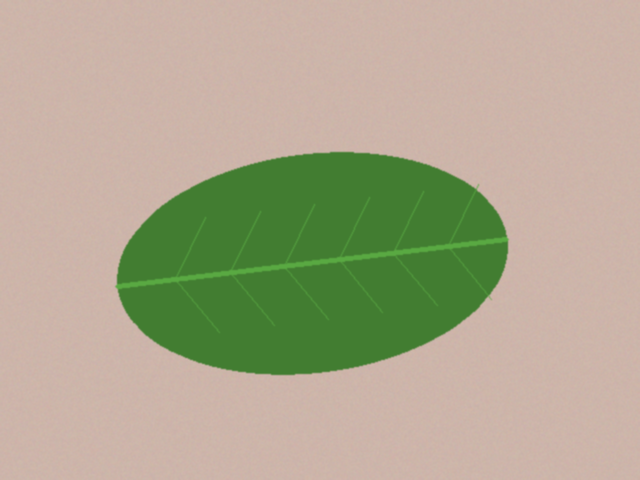
#> input picture data/sintetis/bersih/teh_001.png, 640 x 480 px
$ python -i 'praproses_acuan (1).py'   (imports and definitions only)
#> lines starting #> are read from the running program, lines starting #| are printed output that depends on the picture
"""praproses.py: rangkaian praproses SIMUTEH (dipakai ulang mulai P5)."""
import json
import cv2
import numpy as np

PARAM_BAWAAN = {
    "lebar": 640,            # sampling: lebar citra kerja (piksel)
    "gamma": "auto",         # angka tetap, atau "auto" (dipilih dari statistik kanal V)
    "clahe_clip": 1.0,       # 0 berarti CLAHE tidak dipakai
    "clahe_tile": 4,
    "clahe_otomatis": True,  # True: CLAHE hanya bila cahaya terdeteksi tidak merata
    "batas_tidak_rata": 0.65,
    "penapis": "median",     # "none", "rerata", "gaussian", "median"
    "kernel": 3,
    "sigma": 1.0,
    "tajam_k": 0.0,          # 0 berarti tanpa penajaman
}


def gamma_otomatis(img_bgr):
    """Memilih gamma dari statistik kanal V (aturan hasil analisis Bagian 3):
    terang (rerata V > 210) -> 1.6; kontras rendah (simp. baku V < 20) -> 1.0;
    gelap (persentil 95 V < 200) -> 0.6; selain itu -> 1.0."""
    v = cv2.cvtColor(img_bgr, cv2.COLOR_BGR2HSV)[:, :, 2]
    if v.mean() > 210:
        return 1.6
    if v.std() < 20:
        return 1.0
    if np.percentile(v, 95) < 200:
        return 0.6
    return 1.0


def indeks_tidak_rata(img_bgr):
    """Perkiraan ketidakrataan cahaya: citra dibagi 4 x 4 blok, kecerahan tiap blok
    diwakili persentil 90 kanal V (umumnya latar nampan), lalu dihitung
    (maks - min) / rerata. Nilai besar berarti ada bagian yang jauh lebih teduh."""
    v = cv2.cvtColor(img_bgr, cv2.COLOR_BGR2HSV)[:, :, 2].astype(float)
    h, w = v.shape
    blok = [np.percentile(v[i*h//4:(i+1)*h//4, j*w//4:(j+1)*w//4], 90)
            for i in range(4) for j in range(4)]
    return (max(blok) - min(blok)) / np.mean(blok)


def praproses(img_bgr, p=None):
    """Urutan: ubah ukuran -> gamma -> CLAHE kanal V -> redam derau -> tajamkan."""
    p = {**PARAM_BAWAAN, **(p or {})}
    # 1. ubah ukuran, rasio aspek tetap
    h, w = img_bgr.shape[:2]
    img = cv2.resize(img_bgr, (p["lebar"], int(round(h * p["lebar"] / w))),
                     interpolation=cv2.INTER_AREA)
    # 2. koreksi gamma dengan lookup table
    g = gamma_otomatis(img) if p["gamma"] == "auto" else float(p["gamma"])
    if g != 1.0:
        lut = np.array([255 * (i / 255) ** g for i in range(256)])
        img = cv2.LUT(img, lut.clip(0, 255).astype(np.uint8))
    # 3. CLAHE hanya pada kanal V agar warna tidak bergeser
    pakai_clahe = p["clahe_clip"] > 0
    if pakai_clahe and p["clahe_otomatis"]:
        pakai_clahe = indeks_tidak_rata(img) > p["batas_tidak_rata"]
    if pakai_clahe:
        hsv = cv2.cvtColor(img, cv2.COLOR_BGR2HSV)
        clahe = cv2.createCLAHE(clipLimit=p["clahe_clip"],
                                tileGridSize=(p["clahe_tile"], p["clahe_tile"]))
        hsv[:, :, 2] = clahe.apply(hsv[:, :, 2])
        img = cv2.cvtColor(hsv, cv2.COLOR_HSV2BGR)
    # 4. redam derau
    k = p["kernel"]
    if p["penapis"] == "rerata":
        img = cv2.blur(img, (k, k))
    elif p["penapis"] == "gaussian":
        img = cv2.GaussianBlur(img, (k, k), p["sigma"])
    elif p["penapis"] == "median":
        img = cv2.medianBlur(img, k)
    # 5. tajamkan (unsharp masking) bila diminta
    if p["tajam_k"] > 0:
        blur = cv2.GaussianBlur(img, (5, 5), 1.0)
        img = cv2.addWeighted(img, 1 + p["tajam_k"], blur, -p["tajam_k"], 0)
    return img


def simpan_param(p, path="../hasil/param_praproses.json"):
    with open(path, "w") as f:
        json.dump({**PARAM_BAWAAN, **p}, f, indent=2)

>>> import cv2
>>> picture = cv2.imread('../data/sintetis/bersih/teh_001.png')
#> picture is the input picture: shape (480, 640, 3); mean B, G, R 143.2, 168.7, 174.3
>>> result = praproses(picture)
#> in gamma_otomatis, `v = cv2.cvtColor(img_bgr, cv2.COLOR_BGR2HSV)[:, :, 2]`:
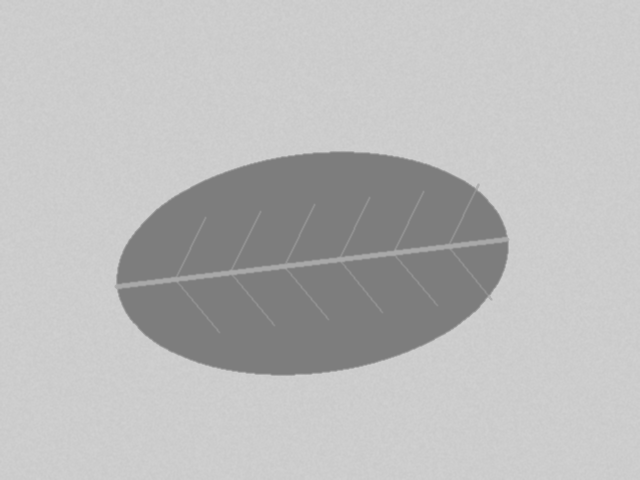
#> v: shape (480, 640); min 125, max 209, mean 187.3
#> in praproses, `g = gamma_otomatis(img) if p["gamma"] == "auto" else float(p["gamma"])`: g = 1
#> in indeks_tidak_rata, `blok = [np.percentile(v[i*h//4:(i+1)*h//4, j*w//4:(j+1)*w//4], 90) for..`: blok = [206, 206, 206, 206, 206, 205, 205, 206, 206, 133, 202, 206, 206, 206, 206, 206]
#> in praproses, `pakai_clahe = indeks_tidak_rata(img) > p["batas_tidak_rata"]`: pakai_clahe = False

$ run again, on data/sintetis/bersih/teh_002.png
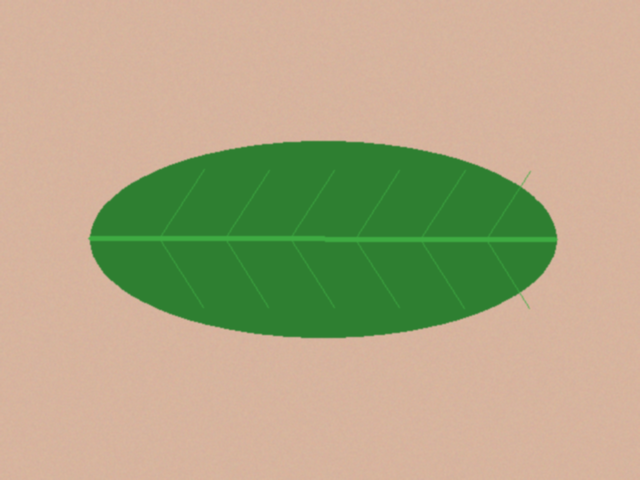
#> input picture data/sintetis/bersih/teh_002.png, 640 x 480 px
#> picture is the input picture: shape (480, 640, 3); mean B, G, R 132.2, 167.6, 175
#> in gamma_otomatis, `v = cv2.cvtColor(img_bgr, cv2.COLOR_BGR2HSV)[:, :, 2]`:
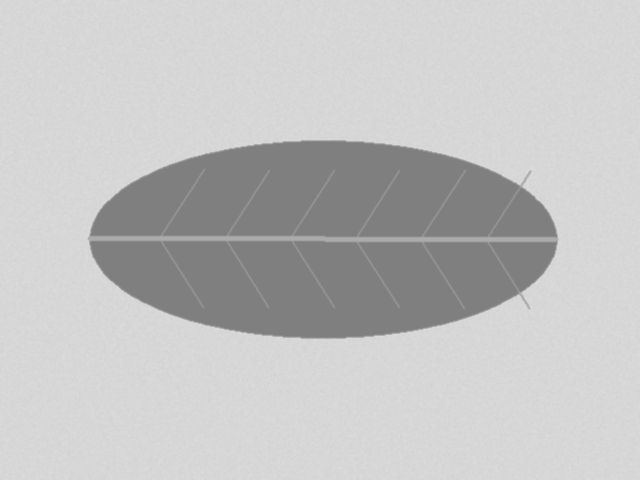
#> v: shape (480, 640); min 127, max 220, mean 194.3
#> g = 1
#> blok = [216, 216, 216, 216, 216, 215, 215, 216, 216, 215, 215, 216, 216, 216, 216, 216]
#> pakai_clahe = False

$ run again, on data/sintetis/bersih/teh_003.png
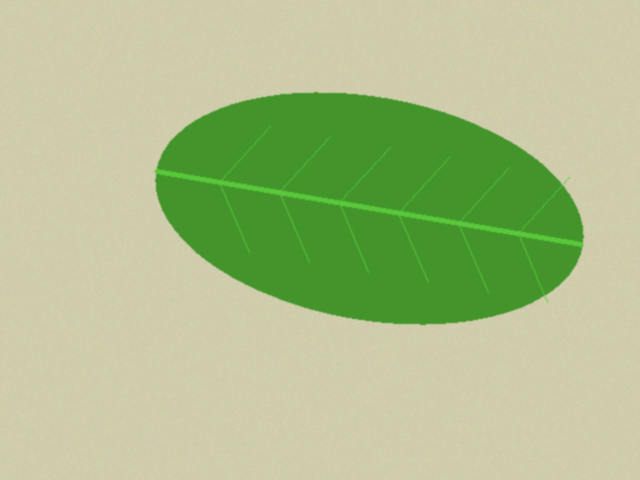
#> input picture data/sintetis/bersih/teh_003.png, 640 x 480 px
#> picture is the input picture: shape (480, 640, 3); mean B, G, R 139.9, 191, 172.8
#> in gamma_otomatis, `v = cv2.cvtColor(img_bgr, cv2.COLOR_BGR2HSV)[:, :, 2]`:
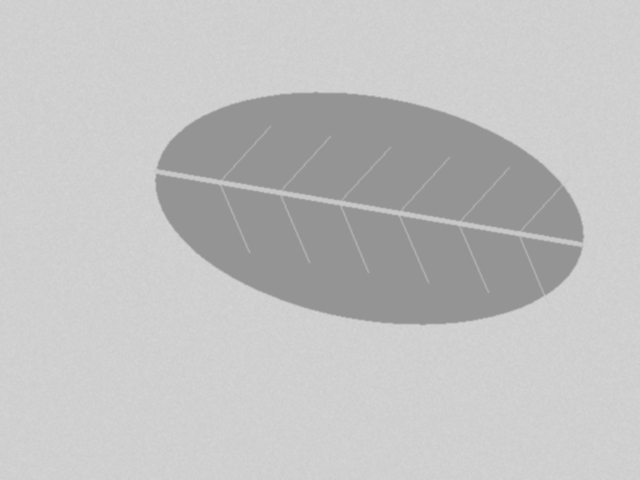
#> v: shape (480, 640); min 148, max 212, mean 193.3
#> g = 1
#> blok = [209, 209, 209, 209, 209, 167.1, 151, 209, 209, 209, 208, 209, 209, 209, 209, 209]
#> pakai_clahe = False

$ run again, on data/sintetis/bersih/teh_004.png
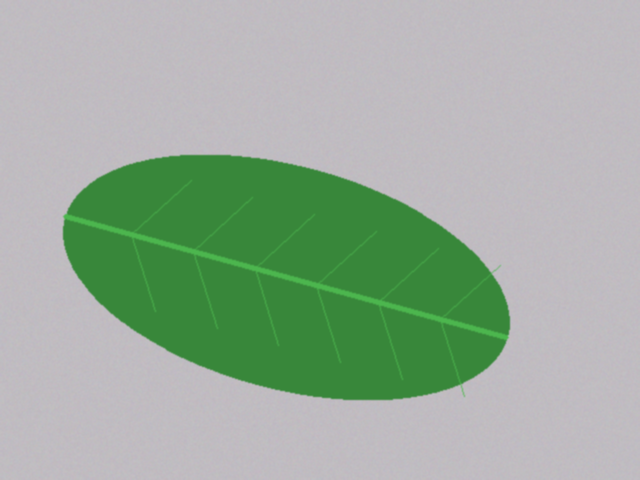
#> input picture data/sintetis/bersih/teh_004.png, 640 x 480 px
#> picture is the input picture: shape (480, 640, 3); mean B, G, R 157.5, 174.3, 156.3
#> in gamma_otomatis, `v = cv2.cvtColor(img_bgr, cv2.COLOR_BGR2HSV)[:, :, 2]`:
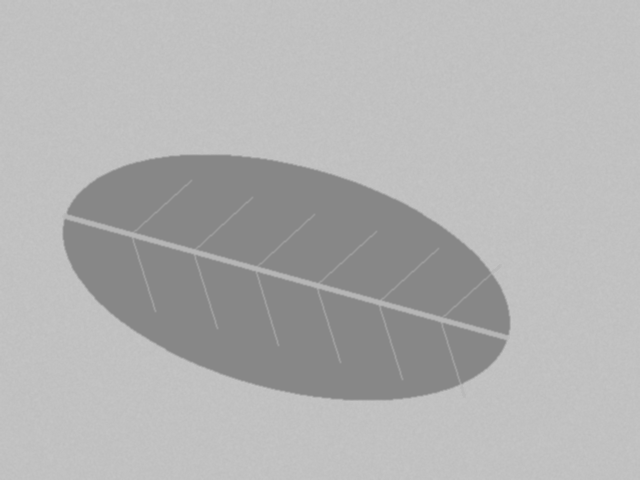
#> v: shape (480, 640); min 135, max 198, mean 178.2
#> g = 0.6
#> lut = 256 values from 0 to 255
#> in indeks_tidak_rata, `v = cv2.cvtColor(img_bgr, cv2.COLOR_BGR2HSV)[:, :, 2].astype(float)`:
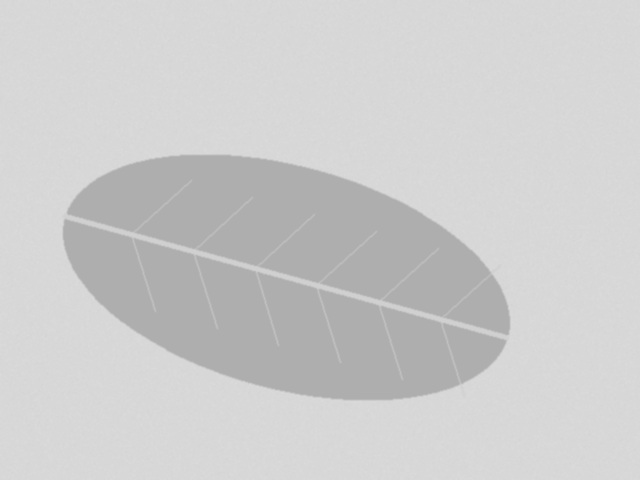
#> v: shape (480, 640) float64; min 174, max 219, mean 204.8
#> blok = [216, 216, 216, 216, 216, 215, 216, 216, 216, 180, 182, 216, 216, 216, 216, 216]
#> pakai_clahe = False
